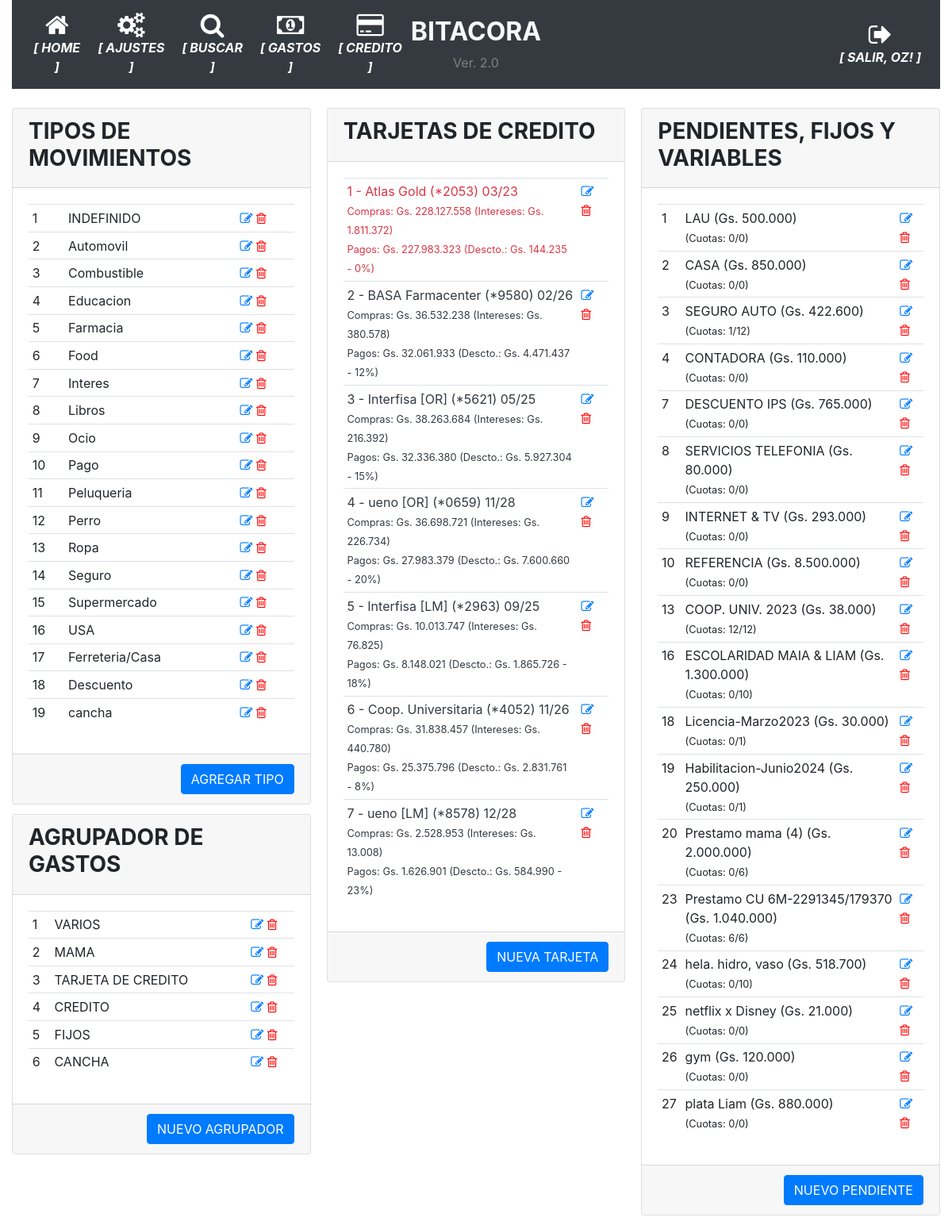
Before: /parametrico (signed in) with the older database file.
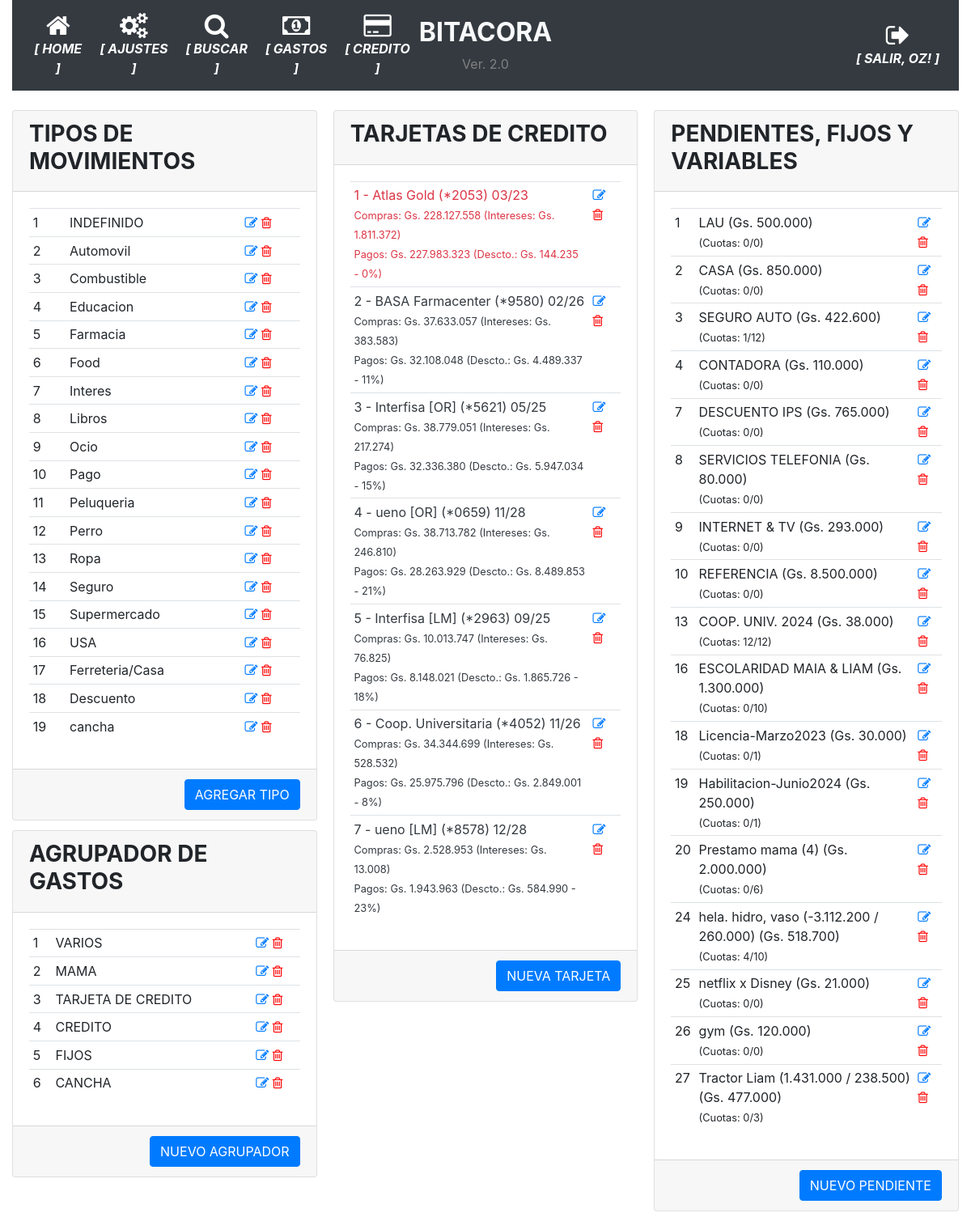
After: the same page with the newer database file.
### app/models.py (models this page shows, shortened)
class User(UserMixin, db.Model):
    id = db.Column(db.Integer, primary_key=True)
    username = db.Column(db.String(64), index=True, unique=True)
    email = db.Column(db.String(120), index=True, unique=True)
    password_hash = db.Column(db.String(128))
    perfil = db.Column(db.String(128))

class TiposMovimiento(db.Model):
    __tablename__='tipos_movimiento'
    id = db.Column(db.Integer, primary_key=True)
    tipo = db.Column(db.String(100), nullable=False)

class AgrupadorGastos(db.Model):
    __tablename__='agrupador_gastos'
    id = db.Column(db.Integer, primary_key=True)
    agrupador = db.Column(db.String(100), nullable=False)

class Tarjetas(db.Model):
    __tablename__='tarjetas'
    id = db.Column(db.Integer, primary_key=True)
    banco = db.Column(db.String(100), nullable=False)
    numero = db.Column(db.String(100), nullable=False)
    vencimiento = db.Column(db.String(10), nullable=False)
    estado = db.Column(db.Boolean, server_default=u'False')

class DeudasPendientes(db.Model):
    __tablename__='deudas_pendientes'
    id = db.Column(db.Integer, primary_key=True)
    descripcion = db.Column(db.String(100), nullable=False)
    monto = db.Column(db.Integer)
    estado = db.Column(db.Boolean, server_default=u'False')
    cuotas = db.Column(db.Integer)
    cuotas_pagadas = db.Column(db.Integer)
    id_agrupador = db.Column(db.Integer, nullable=True)

### app/routes.py (the view)
@app.route('/parametrico', methods=['GET', 'POST'])
@login_required
def parametrico():
    tipos_movimiento = TiposMovimiento.query.all()
    agrupador_gastos = AgrupadorGastos.query.all()
    gastos_fijos = DeudasPendientes.query.all()
    tarjetas = resumenes_tarjeta_macro() # Tarjetas.query.all()
    return render_template('parametrico.html', tipos_movimiento=tipos_movimiento, agrupador_gastos=agrupador_gastos, gastos_fijos=gastos_fijos, tarjetas=tarjetas)

### app/models.py (called while the page is built)
@login.user_loader
def load_user(id):
    return User.query.get(int(id))

### app/utilitarios.py (called while the page is built)
def resumenes_tarjeta_macro():
    estados = []
    for tarjeta in Tarjetas.query.all():
        compras, pagos, descuentos, intereses = balance_puntual_tarjeta(tarjeta.id)
        if compras != 0:
            porcentaje_descuento = int((descuentos * 100) / compras)
        else:
            porcentaje_descuento = 0
        estados.append({'id':tarjeta.id, 'banco': tarjeta.banco, 'numero': tarjeta.numero, 'vencimiento': tarjeta.vencimiento, 'estado': tarjeta.estado, 'compras': compras, 'pagos': pagos, 'descuentos': descuentos, 'intereses': intereses, 'porcentaje': porcentaje_descuento})
    return estados

### app/templates/parametrico.html (shortened to what this page needs)
{% extends "base.html" %}
{% block main %}
<div class="card-columns">
    <div class="card">
        <div class="card-header">
            <h3><strong>TIPOS DE MOVIMIENTOS</strong></h3>
        </div>
        <div class="card-body">
            <div>
                <table class="table table-sm">
                    {% for tipo in tipos_movimiento %}
                    <tr>
                        <td>{{ tipo.id }}</td>
                        <td>{{ tipo.tipo }}</td>
                        <td class="align-self-end">
                            <a href="{{ url_for('modificar_parametrico', parametrico_id=tipo.id, origen='TIPOS') }}"><i class="fa fa-pencil-square-o"></i></a>
                            <a href="{{ url_for('borrar_parametrico', parametrico_id=tipo.id, origen='TIPOS') }}" style="color:red"><i class="fa fa-trash-o"></i></a>
                        </td>
                    </tr>
                    {% endfor %}
                </table>
            </div>
        </div>
        <div class="card-footer text-muted text-right">
            <a href="{{ url_for('nuevo_parametrico', origen='TIPOS') }}" class="btn btn-primary">AGREGAR TIPO</a>
        </div>
    </div>
    <div class="card">
        <div class="card-header">
            <h3><strong>AGRUPADOR DE GASTOS</strong></h3>
        </div>
        <div class="card-body">
            <div>
                <table class="table table-sm">
                    {% for agrupador in agrupador_gastos %}
                    <tr>
                        <td>{{ agrupador.id }}</td>
                        <td>{{ agrupador.agrupador }}</td>
                        <td class="align-self-end">
                            <a href="{{ url_for('modificar_parametrico', parametrico_id=agrupador.id, origen='AGRUPADORES') }}"><i class="fa fa-pencil-square-o"></i></a>
                            <a href="{{ url_for('borrar_parametrico', parametrico_id=agrupador.id, origen='AGRUPADORES') }}" style="color:red"><i class="fa fa-trash-o"></i></a>
                        </td>
                    </tr>
                    {% endfor %}
                </table>
            </div>
        </div>
        <div class="card-footer text-muted text-right">
            <a href="{{ url_for('nuevo_parametrico', origen='AGRUPADORES') }}" class="btn btn-primary">NUEVO AGRUPADOR</a>
        </div>
    </div>
    <div class="card">
        <div class="card-header">
            <h3><strong>TARJETAS DE CREDITO</strong></h3>
        </div>
        <div class="card-body">
            <div>
                <table class="table table-sm">
                    {% for tarjeta in tarjetas %}
                    <tr class="{{ 'text-dark' if tarjeta.estado else 'text-danger' }}">
                        <td>
                            <div>{{ tarjeta.id }} - {{ tarjeta.banco }} (*{{ tarjeta.numero }})
                                {{ tarjeta.vencimiento }}</div>
                                <small>Compras: {{ "Gs. {:,.0f}".format(tarjeta.compras).replace(",", ".") }} (Intereses: {{ "Gs. {:,.0f}".format(tarjeta.intereses).replace(",", ".") }})</small><br>
                                <small>Pagos: {{ "Gs. {:,.0f}".format(tarjeta.pagos).replace(",", ".") }} (Descto.: {{ "Gs. {:,.0f}".format(tarjeta.descuentos).replace(",", ".") }} - {{ tarjeta.porcentaje }}%)</small>
                            </div>
                        </td>
                        <td class="align-self-end vertical-align:top">
                            <a href="{{ url_for('modificar_tarjeta', tarjeta_id=tarjeta.id) }}"><i class="fa fa-pencil-square-o"></i></a>
                            <a href="{{ url_for('borrar_tarjeta', tarjeta_id=tarjeta.id) }}" style="color:red"><i class="fa fa-trash-o"></i></a>
                        </td>
                    </tr>
                    {% endfor %}
        <div class="card-footer text-muted text-right">
            <a href="{{ url_for('nueva_tarjeta') }}" class="btn btn-primary">NUEVA TARJETA</a>
        </div>
    <div class="card">
        <div class="card-header">
            <h3><strong>PENDIENTES, FIJOS Y VARIABLES</strong></h3>
        </div>
        <div class="card-body">
            <div>
                <table class="table table-sm">
                    {% for fijo in gastos_fijos %}
                    <tr>
                        <td>{{ fijo.id }}</td>
                        <td>{{ fijo.descripcion }} ({{ "Gs. {:,.0f}".format(fijo.monto).replace(",", ".") }})<br><small>(Cuotas: {{ fijo.cuotas_pagadas }}/{{ fijo.cuotas }})</small></td>
                        <td class="align-self-end">
                            <a href="{{ url_for('modificar_pendiente', pendiente_id=fijo.id) }}"><i class="fa fa-pencil-square-o"></i></a>
                            <a href="{{ url_for('borrar_pendiente', pendiente_id=fijo.id) }}" style="color:red"><i class="fa fa-trash-o"></i></a>
                        </td>
                    </tr>
                    {% endfor %}
                </table>
            </div>
        </div>
        <div class="card-footer text-muted text-right">
            <a href="{{ url_for('nuevo_pendiente') }}" class="btn btn-primary">NUEVO PENDIENTE</a>
        </div>
    </div>
{% endblock %}

### app/templates/base.html (shortened to what this page needs)
<!doctype html>
<html lang="en">
  <head>
    <link rel="stylesheet" href="https://stackpath.bootstrapcdn.com/bootstrap/4.5.0/css/bootstrap.min.css">
    <link rel="stylesheet" href="https://maxcdn.bootstrapcdn.com/font-awesome/4.4.0/css/font-awesome.min.css">
  </head>
  <body>
    <div class="container-fluid">
      <nav class="navbar navbar-expand-md navbar-dark bg-dark">
        <div class="navbar-collapse collapse w-100 order-1 order-md-0 dual-collapse2">
            <ul class="navbar-nav mr-auto text-center">
              <li class="nav-item active">
                <a href="{{ url_for('index') }}" class="nav-link d-flex flex-column">
                <i class="fa fa-home fa-2x"></i>
                <span class="d-none d-sm-inline"><i><strong>[ HOME ]</strong></i></span></a>
              </li>
              <li class="nav-item active">
                <a href="{{ url_for('parametrico') }}" class="nav-link d-flex flex-column">
                <i class="fa fa-cogs fa-2x"></i>
                <span class="d-none d-sm-inline"><i><strong>[ AJUSTES ]</strong></i></span></a>
              </li>
              <li class="nav-item active">
                <a href="{{ url_for('busqueda') }}" class="nav-link d-flex flex-column">
                <i class="fa fa-search fa-2x"></i>
                <span class="d-none d-sm-inline"><i><strong>[ BUSCAR ]</strong></i></span></a>
              </li>
              <li class="nav-item active">
                <a href="{{ url_for('historico_gastos_detalle', periodo='') }}" class="nav-link d-flex flex-column">
                <i class="fa fa-money fa-2x"></i>
                <span class="d-none d-sm-inline"><i><strong>[ GASTOS ]</strong></i></span></a>
              </li>
              <li class="nav-item active">
                <a href="{{ url_for('movimientos_mes', mes='') }}" class="nav-link d-flex flex-column">
                <i class="fa fa-credit-card fa-2x"></i>
                <span class="d-none d-sm-inline"><i><strong>[ CREDITO ]</strong></i></span></a>
              </li>
            </ul>
        </div>
        <div class="mx-auto order-0 text-center">
            <h2 class="mx-auto text-light"><strong>BITACORA</strong></h2>
            <span style="color: grey">Ver. 2.0</span>
        </div>
        <div class="navbar-collapse collapse w-100 order-3 dual-collapse2">
            <ul class="navbar-nav ml-auto text-center">
              <li class="nav-item active">
                {% if current_user.is_anonymous %}
                  <a href="{{ url_for('logout') }}" class="nav-link d-flex flex-column">
                  <i class="fa fa-sign-in fa-2x"></i>
                  <span class="d-none d-sm-inline"><i><strong>[ ACCEDER ]</strong></i></span></a>
                {% else %}
                  <a href="{{ url_for('logout') }}" class="nav-link d-flex flex-column">
                  <i class="fa fa-sign-out fa-2x"></i>
                  <span class="d-none d-sm-inline"><i><strong>[ SALIR, {{ current_user.username | upper }}! ]</strong></i></span></a>
                {% endif %}
              </li>
            </ul>
        </div>
    </nav>
    <br>
      <div>
        {% block main %}{% endblock %}
  </body>
</html>

Changed rows visible on the page:
removed DeudasPendientes: id "23", descripcion "Prestamo CU 6M-2291345/179370", monto "Gs. 1.040.000", cuotas_pagadas "6", cuotas "6"
computed for Tarjetas "BASA Farmacenter": compras "Gs. 36.532.238" → "Gs. 37.633.057"; intereses "Gs. 380.578" → "Gs. 383.583"; pagos "Gs. 32.061.933" → "Gs. 32.108.048"; descuentos "Gs. 4.471.437" → "Gs. 4.489.337"; porcentaje "12" → "11"
computed for Tarjetas "Interfisa [OR]": compras "Gs. 38.263.684" → "Gs. 38.779.051"; intereses "Gs. 216.392" → "Gs. 217.274"; descuentos "Gs. 5.927.304" → "Gs. 5.947.034"
computed for Tarjetas "ueno [OR]": compras "Gs. 36.698.721" → "Gs. 38.713.782"; intereses "Gs. 226.734" → "Gs. 246.810"; pagos "Gs. 27.983.379" → "Gs. 28.263.929"; descuentos "Gs. 7.600.660" → "Gs. 8.489.853"; porcentaje "20" → "21"
computed for Tarjetas "Coop. Universitaria": compras "Gs. 31.838.457" → "Gs. 34.344.699"; intereses "Gs. 440.780" → "Gs. 528.532"; pagos "Gs. 25.375.796" → "Gs. 25.975.796"; descuentos "Gs. 2.831.761" → "Gs. 2.849.001"
computed for Tarjetas "ueno [LM]": pagos "Gs. 1.626.901" → "Gs. 1.943.963"
changed DeudasPendientes "Gs. 38.000": descripcion "COOP. UNIV. 2023" → "COOP. UNIV. 2024"
changed DeudasPendientes "Gs. 518.700": descripcion "hela. hidro, vaso" → "hela. hidro, vaso (-3.112.200 / 260.000)"; cuotas_pagadas "0" → "4"
changed DeudasPendientes id 27: descripcion "plata Liam" → "Tractor Liam (1.431.000 / 238.500)"; monto "Gs. 880.000" → "Gs. 477.000"; cuotas "0" → "3"
